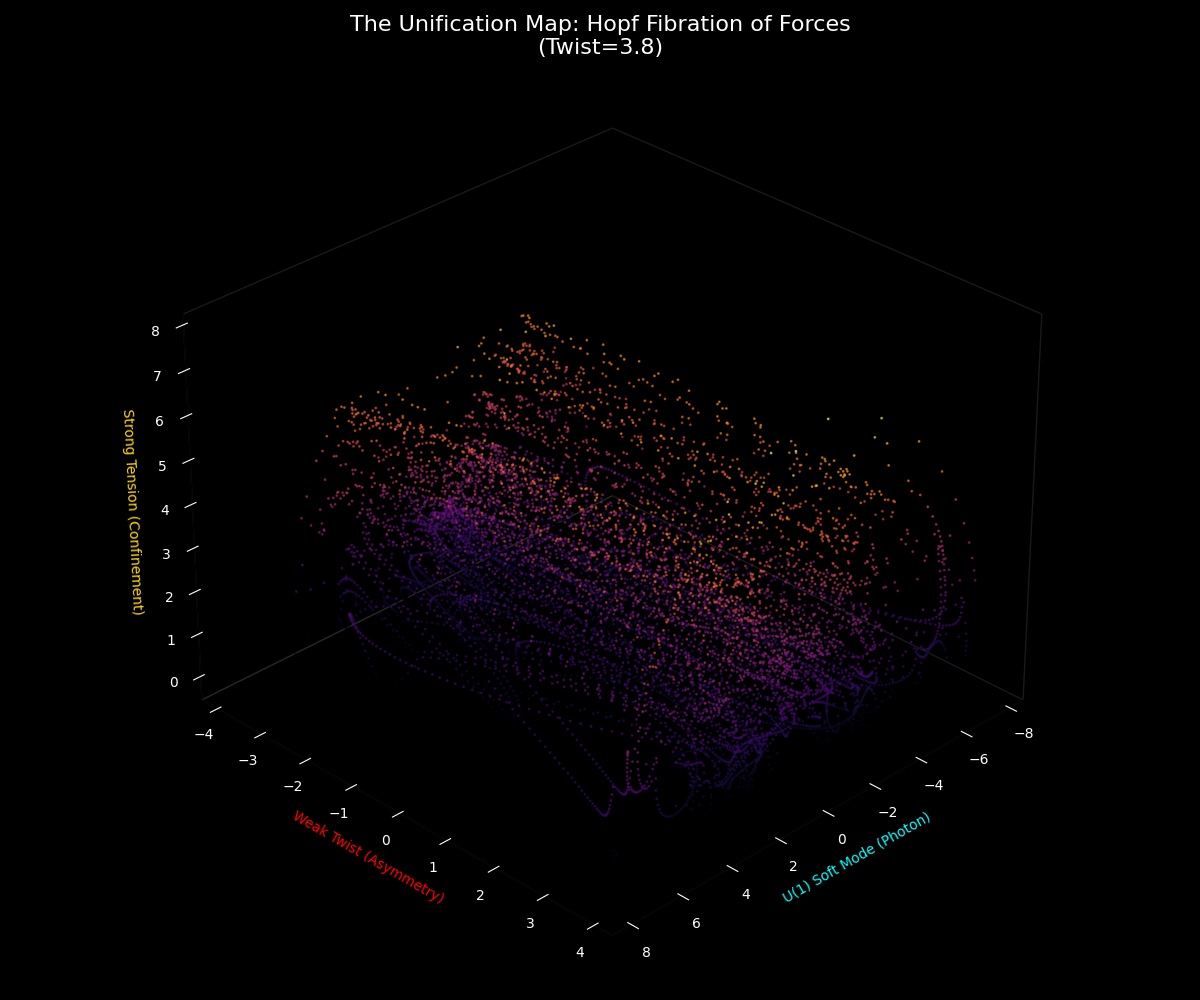

The Python source for this figure:
import numpy as np
import matplotlib.pyplot as plt
from mpl_toolkits.mplot3d import Axes3D

# ----------------------------------------
# PARAMETERS
# ----------------------------------------
TWIST = 3.8
DT = 0.015
STEPS = 10000  # Run for a good duration to see the surface

# ----------------------------------------
# PHYSICS ENGINE (Tension Mode)
# ----------------------------------------
def get_force_unification(m, lam):
    # Teal Anchor
    F_teal_m = -(m + 0.866)
    F_teal_lam = -(lam - 0.5)

    # Red Anchor (Twisted)
    F_red_m = -(m - 0.0)
    p_violation = TWIST * np.sin(m * 2.5)
    F_red_lam = -(lam + 1.0) + p_violation

    # Gold = Vector Sum (Tension)
    F_gold_m = (F_teal_m + F_red_m)
    F_gold_lam = (F_teal_lam + F_red_lam)

    # Weights
    angle = np.degrees(np.arctan2(lam, m)) % 360
    
    # Fast Gaussian
    def gaussian(x, mu, sig):
        diff = np.minimum(np.abs(x - mu), 360 - np.abs(x - mu))
        return np.exp(-(diff/sig)**2)

    w_gold = gaussian(angle, 30, 80)
    w_teal = gaussian(angle, 150, 80)
    w_red = gaussian(angle, 270, 80)
    
    tot = w_gold + w_teal + w_red + 1e-6
    
    Fm = (w_teal * F_teal_m + w_red * F_red_m + w_gold * F_gold_m) / tot
    Flam = (w_teal * F_teal_lam + w_red * F_red_lam + w_gold * F_gold_lam) / tot
    
    return Fm, Flam

def jacobian_unification(m, lam, eps=1e-3):
    """Numerical Jacobian for U1 extraction"""
    Fm0, Flam0 = get_force_unification(m, lam)
    
    Fm_m, Flam_m = get_force_unification(m + eps, lam)
    Fm_p, Flam_p = get_force_unification(m - eps, lam)
    
    Fm_l, Flam_l = get_force_unification(m, lam + eps)
    Fm_lp, Flam_lp = get_force_unification(m, lam - eps)
    
    dFm_dm = (Fm_m - Fm_p) / (2*eps)
    dFlam_dm = (Flam_m - Flam_p) / (2*eps)
    dFm_dlam = (Fm_l - Fm_lp) / (2*eps)
    dFlam_dlam = (Flam_l - Flam_lp) / (2*eps)
    
    return np.array([[dFm_dm, dFm_dlam], [dFlam_dm, dFlam_dlam]])

def get_u1_basis(m, lam):
    """Find the 'Soft Mode' direction (eigenvector with smallest eigenvalue)"""
    J = jacobian_unification(m, lam)
    vals, vecs = np.linalg.eig(J)
    idx = np.argmin(np.abs(vals))
    e = vecs[:, idx].real
    n = np.linalg.norm(e)
    if n == 0: return np.array([1.0, 0.0])
    return e / n

def leapfrog_unification(m, lam, pm, plam, dt):
    Fm, Flam = get_force_unification(m, lam)
    pm_h = pm + 0.5 * dt * Fm
    plam_h = plam + 0.5 * dt * Flam
    m_n = m + dt * pm_h
    lam_n = lam + dt * plam_h
    Fm_n, Flam_n = get_force_unification(m_n, lam_n)
    pm_n = pm_h + 0.5 * dt * Fm_n
    plam_n = plam_h + 0.5 * dt * Flam_n
    return m_n, lam_n, pm_n, plam_n

def run_unification_map():
    # Initial Condition (The Stable Knot)
    m, lam = -0.5, 0.5
    pm, plam = 0.9, 0.4
    
    # Data Storage
    u1_component = []   # X: Electromagnetism (Soft Mode Projection)
    weak_component = [] # Y: Weak Force (Local Twist Magnitude)
    strong_component = [] # Z: Strong Force (Confining Energy/Perpendicular Motion)
    
    print("Mapping the Unification Surface...")
    
    # Warmup to settle into attractor
    for _ in range(2000):
        m, lam, pm, plam = leapfrog_unification(m, lam, pm, plam, DT)
        
    # Recording Loop
    for i in range(STEPS):
        # 1. Integrate
        m, lam, pm, plam = leapfrog_unification(m, lam, pm, plam, DT)
        
        # 2. Extract Components
        v_vec = np.array([pm, plam])
        
        # X: U1 Projection
        e_soft = get_u1_basis(m, lam)
        u1_val = np.dot(v_vec, e_soft)
        
        # Y: Weak Twist (Local Asymmetry)
        # This is the 'p_violation' term
        weak_val = TWIST * np.sin(m * 2.5)
        
        # Z: Strong Confinement (Perpendicular Velocity)
        # Energy NOT in the soft mode
        v_par = u1_val * e_soft
        v_perp = v_vec - v_par
        strong_val = np.linalg.norm(v_perp)
        
        u1_component.append(u1_val)
        weak_component.append(weak_val)
        strong_component.append(strong_val)

    # ----------------------------------------
    # PLOTTING
    # ----------------------------------------
    fig = plt.figure(figsize=(12, 10), facecolor='black')
    ax = fig.add_subplot(111, projection='3d', facecolor='black')
    
    # Scatter plot with color based on Strong Force intensity
    sc = ax.scatter(u1_component, weak_component, strong_component, 
                    c=strong_component, cmap='inferno', s=1, alpha=0.6)
    
    ax.set_xlabel('U(1) Soft Mode (Photon)', color='cyan')
    ax.set_ylabel('Weak Twist (Asymmetry)', color='red')
    ax.set_zlabel('Strong Tension (Confinement)', color='gold')
    
    ax.set_title(f"The Unification Map: Hopf Fibration of Forces\n(Twist={TWIST})", color='white', fontsize=16)
    
    # Hide grid panes for cleaner look
    ax.grid(False)
    ax.xaxis.pane.fill = False
    ax.yaxis.pane.fill = False
    ax.zaxis.pane.fill = False
    ax.xaxis.pane.set_edgecolor('#333333')
    ax.yaxis.pane.set_edgecolor('#333333')
    ax.zaxis.pane.set_edgecolor('#333333')
    ax.tick_params(colors='white')
    
    # Set view angle to see the structure best
    ax.view_init(elev=30, azim=45)
    
    plt.tight_layout()
    plt.savefig('unification_map.png')
    plt.show()

if __name__ == "__main__":
    run_unification_map()
